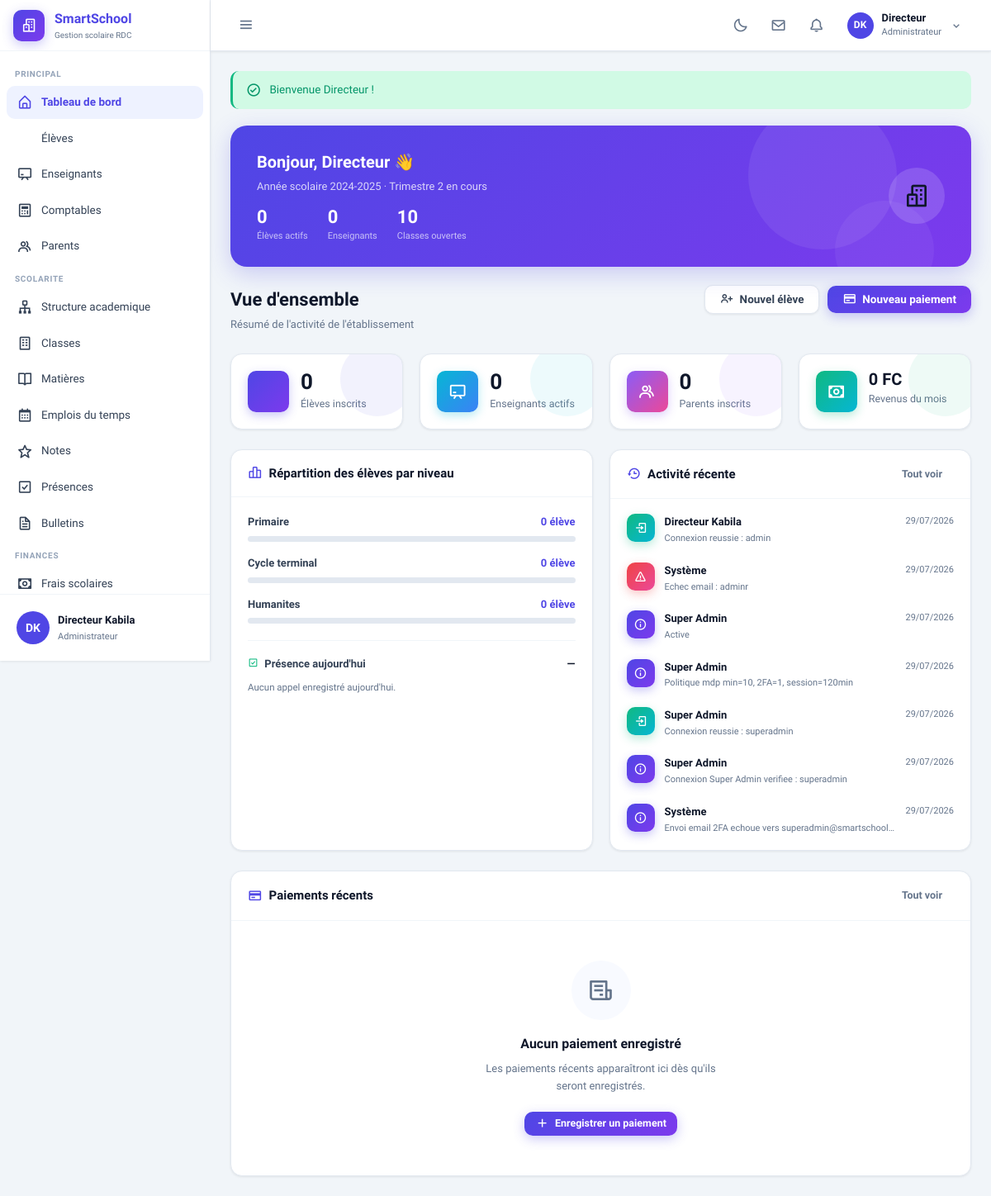
The app's page /admin/index.php (signed in) with its own data.
### tables this page shows
CREATE TABLE users (
  id                   INT UNSIGNED      NOT NULL AUTO_INCREMENT,
  role_id              TINYINT UNSIGNED  NOT NULL,
  username             VARCHAR(80)       NOT NULL,
  email                VARCHAR(191)      DEFAULT NULL,
  password             VARCHAR(255)      NOT NULL,
  first_name           VARCHAR(80)       NOT NULL,
  last_name            VARCHAR(80)       NOT NULL,
  phone                VARCHAR(30)       DEFAULT NULL,
  staff_number         VARCHAR(30)       DEFAULT NULL UNIQUE,
  address              TEXT              DEFAULT NULL,
  gender               ENUM('M','F')     DEFAULT 'M',
  date_of_birth        DATE              DEFAULT NULL,
  avatar               VARCHAR(255)      DEFAULT NULL,
  is_active            TINYINT(1)        NOT NULL DEFAULT 1,
  must_change_password TINYINT(1)        NOT NULL DEFAULT 0,
  last_login           TIMESTAMP         NULL DEFAULT NULL,
  created_at           TIMESTAMP         NOT NULL DEFAULT CURRENT_TIMESTAMP,
  updated_at           TIMESTAMP         NOT NULL DEFAULT CURRENT_TIMESTAMP ON UPDATE CURRENT_TIMESTAMP,
  PRIMARY KEY (id),
  UNIQUE KEY uq_username (username),
  UNIQUE KEY uq_email    (email),
  KEY idx_role (role_id),
  CONSTRAINT fk_users_role FOREIGN KEY (role_id) REFERENCES roles(id)
);

CREATE TABLE academic_years (
  id         SMALLINT UNSIGNED NOT NULL AUTO_INCREMENT,
  name       VARCHAR(20)       NOT NULL,
  start_date DATE              NOT NULL,
  end_date   DATE              NOT NULL,
  is_current TINYINT(1)        NOT NULL DEFAULT 0,
  created_at TIMESTAMP         NOT NULL DEFAULT CURRENT_TIMESTAMP,
  PRIMARY KEY (id),
  UNIQUE KEY uq_name (name)
);

CREATE TABLE terms (
  id               SMALLINT UNSIGNED NOT NULL AUTO_INCREMENT,
  academic_year_id SMALLINT UNSIGNED NOT NULL,
  name             VARCHAR(50)       NOT NULL,
  start_date       DATE              NOT NULL,
  end_date         DATE              NOT NULL,
  is_current       TINYINT(1)        NOT NULL DEFAULT 0,
  PRIMARY KEY (id),
  CONSTRAINT fk_terms_year FOREIGN KEY (academic_year_id) REFERENCES academic_years(id) ON DELETE CASCADE
);

CREATE TABLE levels (
  id          TINYINT UNSIGNED NOT NULL AUTO_INCREMENT,
  name        VARCHAR(80)      NOT NULL,
  code        VARCHAR(20)      NOT NULL,
  order_index TINYINT UNSIGNED DEFAULT 0,
  is_active   TINYINT(1)       NOT NULL DEFAULT 1,
  PRIMARY KEY (id),
  UNIQUE KEY uq_code (code)
);

CREATE TABLE activity_logs (
  id          INT UNSIGNED NOT NULL AUTO_INCREMENT,
  user_id     INT UNSIGNED DEFAULT NULL,
  action      VARCHAR(100) NOT NULL,
  description TEXT         DEFAULT NULL,
  ip_address  VARCHAR(45)  DEFAULT NULL,
  created_at  TIMESTAMP    NOT NULL DEFAULT CURRENT_TIMESTAMP,
  PRIMARY KEY (id),
  CONSTRAINT fk_log_user FOREIGN KEY (user_id) REFERENCES users(id) ON DELETE SET NULL
);

### admin/index.php (the view, shortened to what the rows shown need)
<?php
require_once 'C:/xampp/htdocs/SmartSchool/bootstrap.php';
$currentYear = dbFetchOne("SELECT * FROM academic_years WHERE is_current=1 LIMIT 1");
$currentTerm = dbFetchOne("SELECT * FROM terms WHERE is_current=1 LIMIT 1");
$yearId      = $currentYear['id'] ?? 0;
$nbStudents = dbCount('students', "status='actif'");
$nbTeachers = dbCount('teachers', "status='actif'");
$nbClasses  = dbCount('classes',  "academic_year_id=?", [$yearId]);
$byLevel = dbFetchAll(
    "SELECT l.id, l.name, COUNT(s.id) c
     FROM levels l
     LEFT JOIN students s ON s.level_id = l.id AND s.status='actif'
     GROUP BY l.id, l.name, l.order_index
     ORDER BY l.order_index"
);
$activities = dbFetchAll(
    "SELECT al.*, u.first_name, u.last_name, u.role_id
     FROM activity_logs al
     LEFT JOIN users u ON al.user_id = u.id
     ORDER BY al.created_at DESC LIMIT 7"
);
$actionIcons = [
    'login'            => ['bx-log-in',        'success'],
    'login_failed'     => ['bx-error',         'danger'],
    'logout'           => ['bx-log-out',       'gray'],
    'register'         => ['bx-user-plus',     'info'],
    'change_password'  => ['bx-lock-alt',      'warning'],
];
require INCLUDES_PATH . '/header.php';
require INCLUDES_PATH . '/sidebar.php';
?>
<div class="main-content">
  <div class="page-wrapper">
    <div class="hero-banner animate-in">
      <div class="hero-content">
        <div class="hero-title">Bonjour, <?= clean($user['first_name']) ?> 👋</div>
        <div class="hero-sub">
          Année scolaire <?= clean($currentYear['name'] ?? '—') ?>
          <?= $currentTerm ? ' · ' . clean($currentTerm['name']) . ' en cours' : '' ?>
        </div>
        <div class="hero-stats">
          <div><div class="hero-stat-val"><?= $nbStudents ?></div><div class="hero-stat-lbl">Élèves actifs</div></div>
          <div><div class="hero-stat-val"><?= $nbTeachers ?></div><div class="hero-stat-lbl">Enseignants</div></div>
          <div><div class="hero-stat-val"><?= $nbClasses ?></div><div class="hero-stat-lbl">Classes ouvertes</div></div>
        </div>
      </div>
    </div>
    <div class="page-header">
      <div>
        <h1>Vue d'ensemble</h1>
      </div>
    </div>
    <div class="grid-2 mb-6">
      <div class="card animate-in">
        <div class="card-body">
          <?php if (empty($byLevel)): ?>
            <div class="empty-state">
              <div class="empty-state-icon"><i class="bx bx-data"></i></div>
              <p>Aucune donnée disponible pour le moment.</p>
            </div>
          <?php else: ?>
            <?php foreach ($byLevel as $lv): ?>
              <div style="margin-bottom:16px">
                <div class="flex justify-between mb-4" style="margin-bottom:6px">
                  <span class="text-sm font-semibold" style="color:var(--text-secondary)"><?= clean($lv['name']) ?></span>
                  <span class="text-sm font-bold text-primary"><?= (int)$lv['c'] ?> élève<?= $lv['c'] > 1 ? 's' : '' ?></span>
                </div>
                <div class="progress">
                </div>
              </div>
            <?php endforeach; ?>
          <?php endif; ?>
        </div>
      </div>
      <div class="card animate-in d1">
        <div class="card-body" style="padding:8px 0">
          <?php if (empty($activities)): ?>
            <div class="empty-state">
              <div class="empty-state-icon"><i class="bx bx-time-five"></i></div>
              <p>Aucune activité enregistrée récemment.</p>
            </div>
          <?php else: ?>
            <?php foreach ($activities as $a):
              [$icon, $color] = $actionIcons[$a['action']] ?? ['bx-info-circle', 'primary'];
              $actorName = $a['first_name'] ? clean($a['first_name'] . ' ' . $a['last_name']) : 'Système';
            ?>
            <div style="display:flex;gap:12px;padding:10px 20px;align-items:flex-start">
              <div class="stat-icon c-<?= $color === 'gray' ? 'primary' : $color ?>" style="width:34px;height:34px;font-size:1rem;<?= $color === 'gray' ? 'opacity:.55' : '' ?>">
                <i class="bx <?= $icon ?>"></i>
              </div>
              <div style="flex:1;min-width:0">
                <div class="text-sm font-semibold" style="color:var(--text-primary)"><?= $actorName ?></div>
                <div class="text-xs text-muted truncate"><?= clean($a['description'] ?: $a['action']) ?></div>
              </div>
              <div class="text-xs text-muted" style="white-space:nowrap"><?= timeAgo($a['created_at']) ?></div>
            </div>
            <?php endforeach; ?>
          <?php endif; ?>
        </div>
      </div>
    </div>
  </div>
</div>
<?php require INCLUDES_PATH . '/footer.php'; ?>

### includes/sidebar.php (shortened to what the rows shown need)
<?php
$user        = currentUser();
$roleId      = currentRole();
$roleColors_css = [
    1=>'var(--purple)',2=>'var(--primary)',3=>'var(--cyan)',
    4=>'var(--success)',5=>'var(--warning)',6=>'var(--danger)',
];
$avatarBg = $roleColors_css[$roleId] ?? 'var(--primary)';
?>
<aside class="sidebar" id="sidebar">
  <div class="sidebar-footer">
    <a href="<?= BASE_URL ?>/auth/profile.php" class="sidebar-user">
      <div class="avatar avatar-40" style="background:<?= $avatarBg ?>">
        <?php if (!empty($user['avatar'])): ?>
          <img src="<?= UPLOADS_URL ?>/avatars/<?= clean($user['avatar']) ?>" alt="avatar">
        <?php else: ?>
          <?= getInitials($user['first_name'], $user['last_name']) ?>
        <?php endif; ?>
      </div>
      <div class="sidebar-user-info">
        <div class="sidebar-user-name"><?= clean($user['first_name']) ?> <?= clean($user['last_name']) ?></div>
        <div class="sidebar-user-role"><?= clean(ROLE_LABELS[$roleId] ?? '') ?></div>
      </div>
    </a>
  </div>
</aside>
<header class="topbar">
  <div class="topbar-right">
    <div style="position:relative">
      <div class="topbar-profile" data-dropdown="profileMenu">
        <div class="avatar avatar-32" style="background:<?= $avatarBg ?>">
          <?php if (!empty($user['avatar'])): ?>
            <img src="<?= UPLOADS_URL ?>/avatars/<?= clean($user['avatar']) ?>" alt="avatar">
          <?php else: ?>
            <?= getInitials($user['first_name'], $user['last_name']) ?>
          <?php endif; ?>
        </div>
        <div class="topbar-profile-info">
          <div class="profile-name"><?= clean($user['first_name']) ?></div>
          <div class="profile-role"><?= clean(ROLE_LABELS[$roleId] ?? '') ?></div>
        </div>
        <i class="bx bx-chevron-down" style="color:var(--text-muted);font-size:1rem"></i>
      </div>
    </div>
  </div>
</header>

### records on screen
users: getInitials($user['first_name'], $user['last_name']) "DK", first_name "Directeur", last_name "Kabila"
academic_years: name "2024-2025"
terms: name "Trimestre 2"
levels: name "Primaire", c "0"
levels: name "Cycle terminal", c "0"
levels: name "Humanites", c "0"
activity_logs: user.last_name "Directeur Kabila", description "Connexion reussie : admin", created_at "29/07/2026"
activity_logs: actorName "Système", description "Echec email : adminr", created_at "29/07/2026"
activity_logs: user.last_name "Super Admin", description "Active", created_at "29/07/2026"
activity_logs: user.last_name "Super Admin", description "Politique mdp min=10, 2FA=1, session=120min", created_at "29/07/2026"
activity_logs: user.last_name "Super Admin", description "Connexion reussie : superadmin", created_at "29/07/2026"
activity_logs: user.last_name "Super Admin", description "Connexion Super Admin verifiee : superadmin", created_at "29/07/2026"
activity_logs: actorName "Système", description "Envoi email 2FA echoue vers superadmin@smartschool…", created_at "29/07/2026"

### other values on screen
$schoolName "SmartSchool"
$item['section'] "PRINCIPAL"
$item['label'] "Tableau de bord"
$item['label'] "Élèves"
$item['label'] "Enseignants"
$item['label'] "Comptables"
$item['label'] "Parents"
$item['section'] "SCOLARITE"
$item['label'] "Structure academique"
$item['label'] "Classes"
$item['label'] "Matières"
$item['label'] "Emplois du temps"
$item['label'] "Notes"
$item['label'] "Présences"
$item['label'] "Bulletins"
